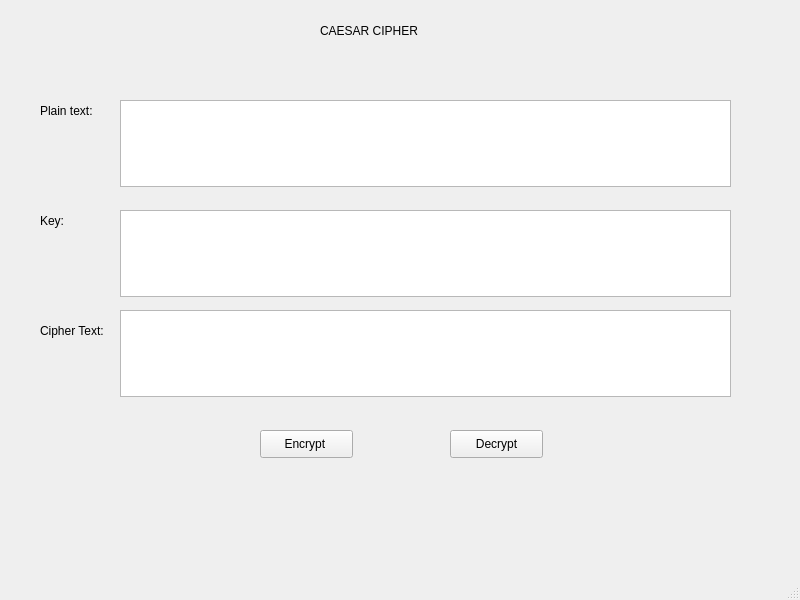
<?xml version="1.0" encoding="UTF-8"?>
<ui version="4.0">
 <class>MainWindow</class>
 <widget class="QMainWindow" name="MainWindow">
  <property name="geometry">
   <rect>
    <x>0</x>
    <y>0</y>
    <width>800</width>
    <height>600</height>
   </rect>
  </property>
  <property name="windowTitle">
   <string>MainWindow</string>
  </property>
  <widget class="QWidget" name="centralwidget">
   <widget class="QLabel" name="label">
    <property name="geometry">
     <rect>
      <x>320</x>
      <y>20</y>
      <width>111</width>
      <height>21</height>
     </rect>
    </property>
    <property name="text">
     <string>CAESAR CIPHER </string>
    </property>
   </widget>
   <widget class="QLabel" name="label_2">
    <property name="geometry">
     <rect>
      <x>40</x>
      <y>100</y>
      <width>111</width>
      <height>21</height>
     </rect>
    </property>
    <property name="text">
     <string>Plain text:</string>
    </property>
   </widget>
   <widget class="QLabel" name="label_3">
    <property name="geometry">
     <rect>
      <x>40</x>
      <y>210</y>
      <width>111</width>
      <height>21</height>
     </rect>
    </property>
    <property name="text">
     <string>Key:</string>
    </property>
   </widget>
   <widget class="QLabel" name="label_4">
    <property name="geometry">
     <rect>
      <x>40</x>
      <y>320</y>
      <width>111</width>
      <height>21</height>
     </rect>
    </property>
    <property name="text">
     <string>Cipher Text:</string>
    </property>
   </widget>
   <widget class="QPlainTextEdit" name="txt_PlainText">
    <property name="geometry">
     <rect>
      <x>120</x>
      <y>100</y>
      <width>611</width>
      <height>87</height>
     </rect>
    </property>
   </widget>
   <widget class="QPlainTextEdit" name="txt_Key">
    <property name="geometry">
     <rect>
      <x>120</x>
      <y>210</y>
      <width>611</width>
      <height>87</height>
     </rect>
    </property>
   </widget>
   <widget class="QPlainTextEdit" name="txt_CipherText">
    <property name="geometry">
     <rect>
      <x>120</x>
      <y>310</y>
      <width>611</width>
      <height>87</height>
     </rect>
    </property>
   </widget>
   <widget class="QPushButton" name="btn_Encrypt">
    <property name="geometry">
     <rect>
      <x>260</x>
      <y>430</y>
      <width>93</width>
      <height>28</height>
     </rect>
    </property>
    <property name="text">
     <string>Encrypt </string>
    </property>
   </widget>
   <widget class="QPushButton" name="btn_Decrypt">
    <property name="geometry">
     <rect>
      <x>450</x>
      <y>430</y>
      <width>93</width>
      <height>28</height>
     </rect>
    </property>
    <property name="text">
     <string>Decrypt</string>
    </property>
   </widget>
  </widget>
  <widget class="QMenuBar" name="menubar">
   <property name="geometry">
    <rect>
     <x>0</x>
     <y>0</y>
     <width>800</width>
     <height>26</height>
    </rect>
   </property>
  </widget>
  <widget class="QStatusBar" name="statusbar"/>
 </widget>
 <resources/>
 <connections/>
</ui>
